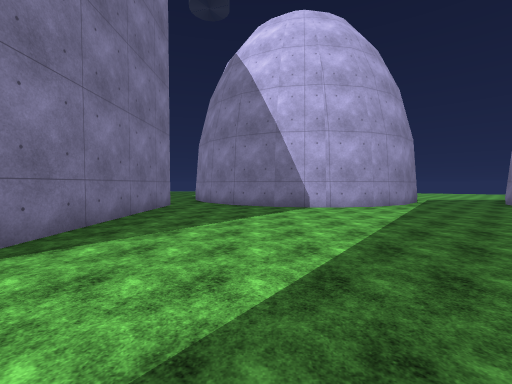
view 1 (above)

22 first-person views from a walk through a Unity game level. The camera is 1.2 m above the floor, tilts 2° down and sees 90° across. The floor is counted in squares, 1.8 m on a side. Each view is taken from the middle of a square. On the plan, view 1 faces up. The plan holds only what a view shows up to about 9 squares ahead; the rest is blank. The place goes on beyond the plan. The player character is not drawn. Some animated figures are left out. Some surface patterns are stand-ins.

view 2
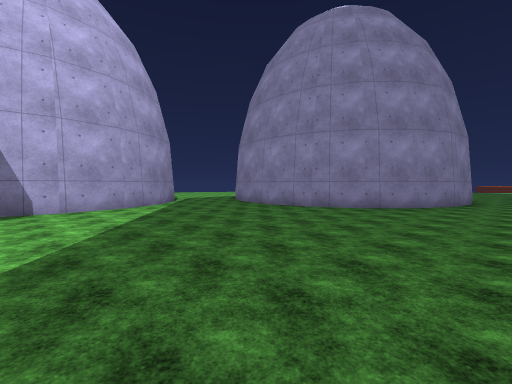

view 3
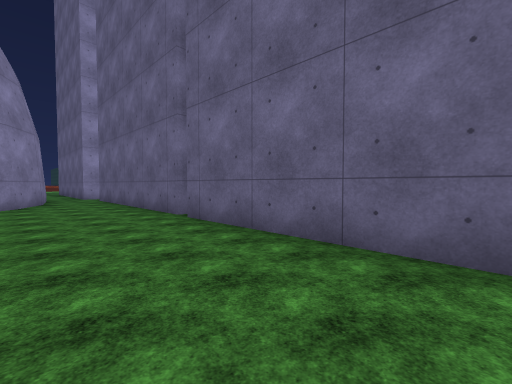

view 4
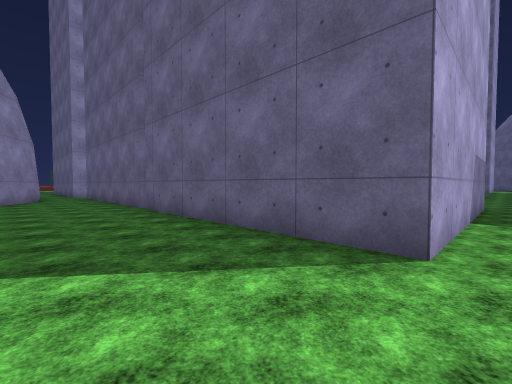

view 5
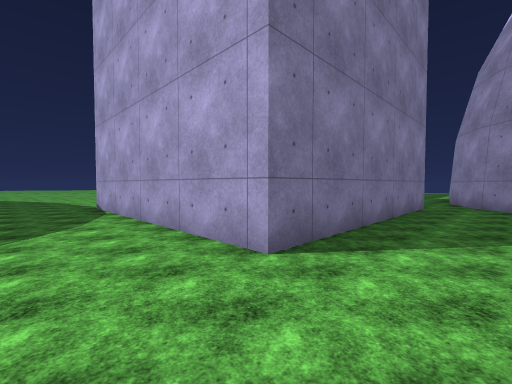

view 6
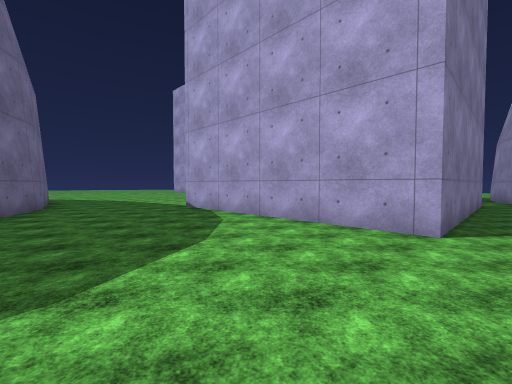

view 7
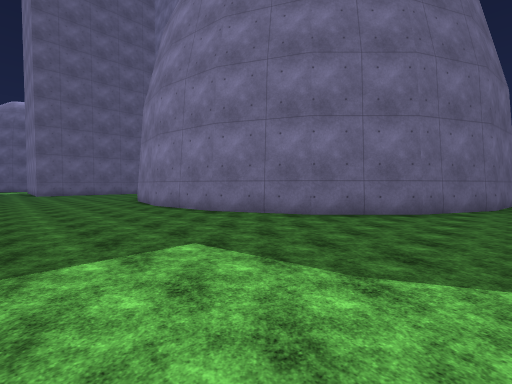

view 8
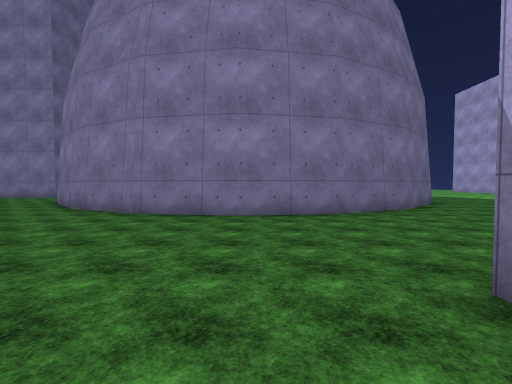

view 9
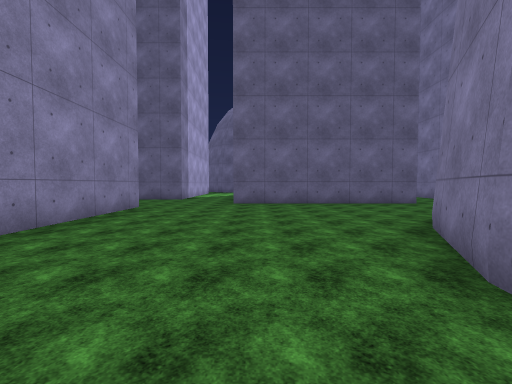

view 10
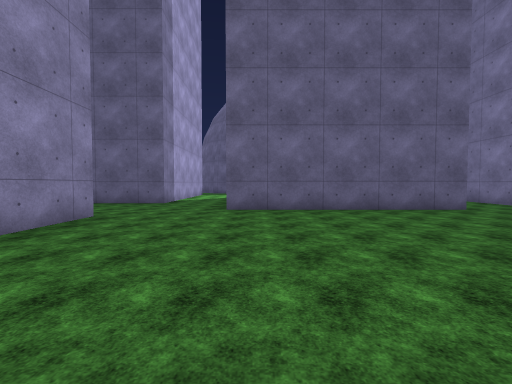

view 11
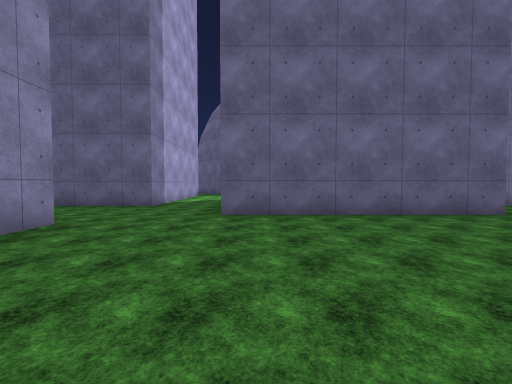

view 12
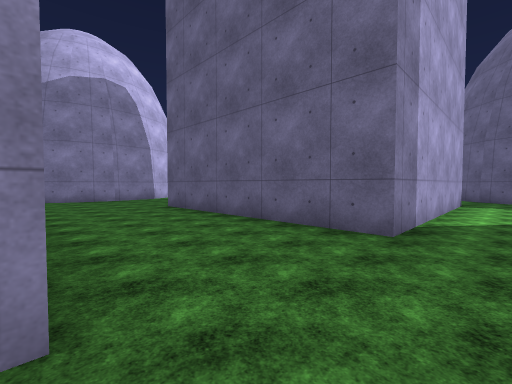

view 13
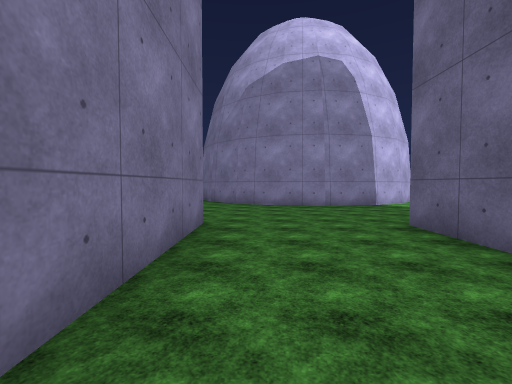

view 14
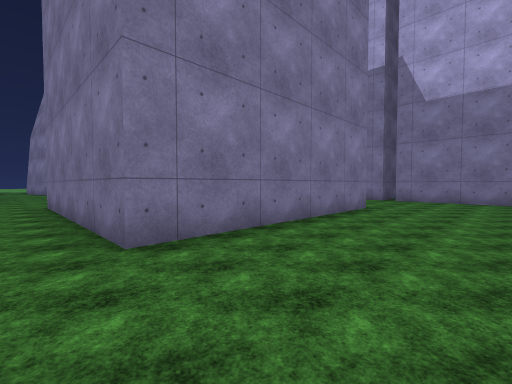

view 15
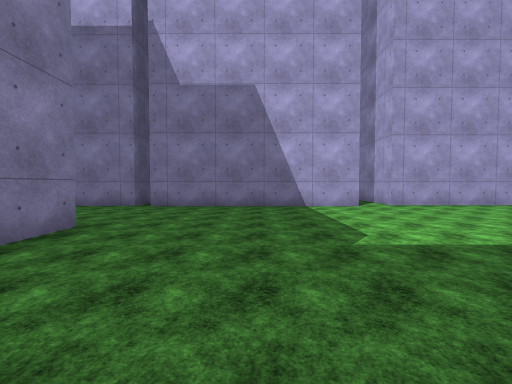

view 16
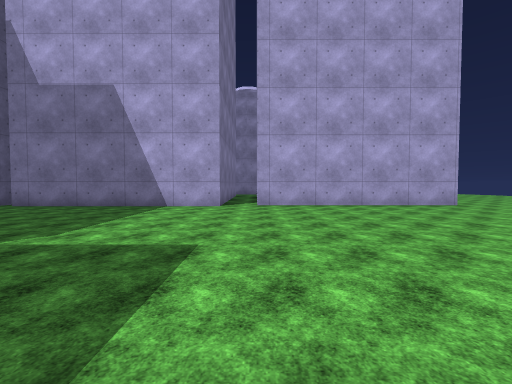

view 17
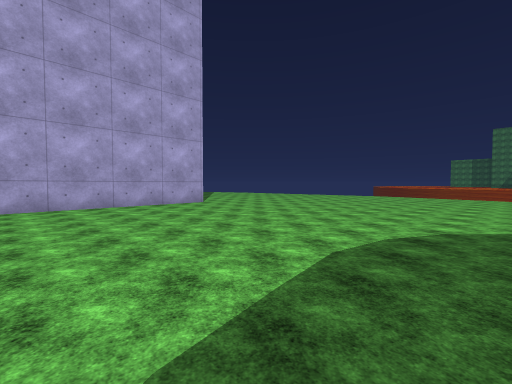

view 18
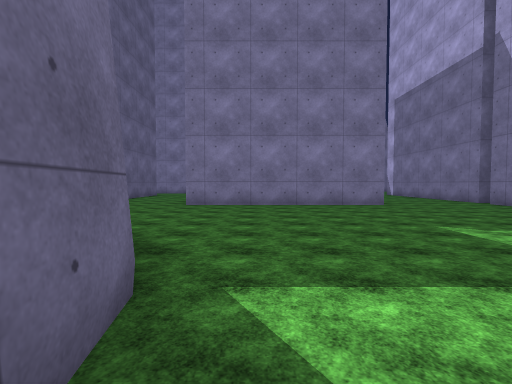

view 19
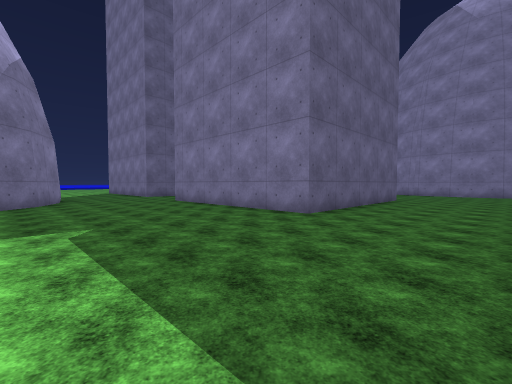

view 20
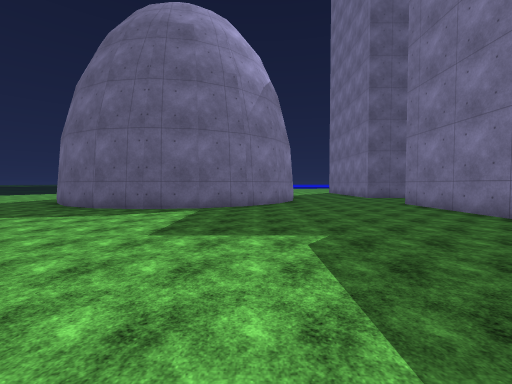

view 21
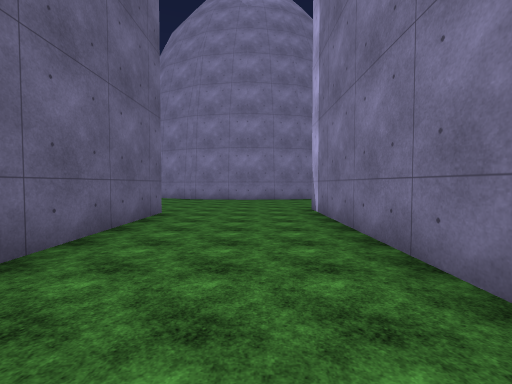

view 22
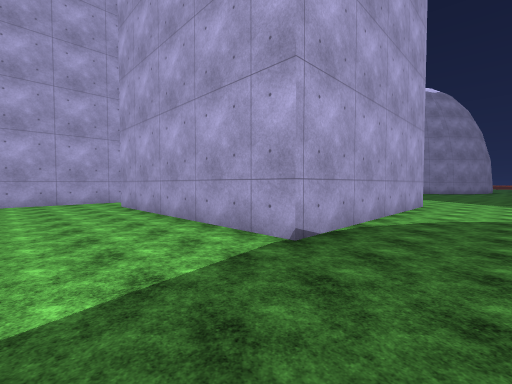

### Floor plan
Points are (right, up) in squares from view 1. A wall is a line through its corners. A room is listed if a view was taken in it or the views show most of it. See-through windows are left out.
Room 1 (views 1, 2, 3, 4, 5)
walls: (4.9, -0.6) (10.1, -0.6); (4.6, 7.8) (3.3, 7.2) (1.9, 6.9) (0.5, 7.2) (-0.7, 7.8) (-1.7, 8.8); (-1.5, -0.6) (4.5, -0.6); (10.1, 1.1) (8.8, 1.8) (7.8, 2.7) (7.2, 4) (7, 5.3) (7.2, 6.6); (-2.6, 7.9) (-2.6, 1.8) (-3.6, 1.8)
ways out: opening at (-3, 0.3) to room 2; opening at (5.5, 7); opening at (10, 0)
Room 2 (views 6, 7, 8, 9, 10, 11, 12, 13, 14, 15, 16, 17, 18, 19, 20, 21, 22)
walls: (-0.8, -10.1) (5.3, -10.1) (5.3, -16.1) (-0.7, -16.1) (-0.7, -12.2); (4.5, -6.6) (-1.5, -6.6) (-1.5, -0.6); (-3.6, 1.8) (-8.6, 1.8) (-8.6, 7.8); (11, -6.6) (4.9, -6.6); (-9.4, -17.4) (-3.2, -17.4); (-1, -21.5) (-1, -19.4) (5.1, -19.4); (-12.7, -0.9) (-10.4, -1.3) (-8.3, -2.3) (-6.6, -4) (-5.6, -6.1) (-5.2, -8.4) (-5.6, -10.7) (-6.6, -12.8) (-8.3, -14.5); (-11.6, -18.5) (-11.6, -20.1); (9.2, -21.6) (8.6, -20.4) (8.4, -19) (8.6, -17.6) (9.2, -16.4) (10.3, -15.4) (11.5, -14.7) (12.9, -14.5) (14.2, -14.7) (15.5, -15.4) (16.5, -16.4); (17.5, -6.3) (12.1, -6.3); (-8, 9.5) (-11, 9.5)
ways out: opening at (-3, 0.3) to room 1; opening at (-7.5, 9)

Positions as (right, up) in squares from view 1, and headings:
1: (0, 0), facing up
2: (1, 0), facing up-right
3: (0, 2), facing down-right
4: (-2, 2), facing down-right
5: (-1, 0), facing up-left
6: (-2, -2), facing up-left
7: (-2, -1), facing down-left
8: (0, -8), facing left
9: (-4, -9), facing down
10: (-4, -11), facing down
11: (-4, -12), facing down
12: (-2, -16), facing down-right
13: (1, -17), facing right
14: (8, -17), facing up-left
15: (8, -14), facing up
16: (12, -14), facing up
17: (13, -14), facing up-right
18: (13, -14), facing left
19: (10, -7), facing down-left
20: (10, -8), facing down
21: (5, -8), facing left
22: (-11, 0), facing up-right
